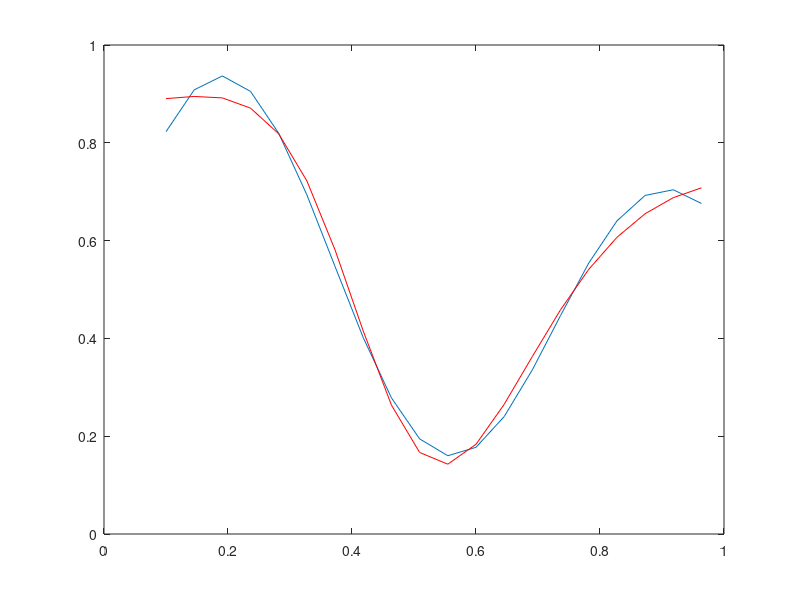

Recreate this plot in MATLAB.
clc

x = 0.1:1/22:1;
d = ((1 + 0.6*sin(2*pi*x/0.7)) + 0.3*sin(2*pi*x))/2;

plot(x, d);

%% Tinklas init

%% Pirmas sluoksnis
w11_1 = rand(1);
w21_1 = rand(1);
w31_1 = rand(1);
w41_1 = rand(1);

b1_1 = rand(1);
b2_1 = rand(1);
b3_1 = rand(1);
b4_1 = rand(1);

%% Antras sluoksnis

w11_2 = rand(1);
w12_2 = rand(1);
w13_2 = rand(1);
w14_2 = rand(1);
b1_2 = rand(1);

eta = 0.1;

% FeedForward

for iteracija = 1:10000
    for i = 1:length(x)
        % 1 Pasverta suma
        v1_1 = x(i)*w11_1 + b1_1;
        v2_1 = x(i)*w21_1 + b2_1;
        v3_1 = x(i)*w31_1 + b3_1;
        v4_1 = x(i)*w41_1 + b4_1;
    
        % 1 Sluoksnio aktyvacijos funkcija
        y1_1 = tanh(v1_1);
        y2_1 = tanh(v2_1);
        y3_1 = tanh(v3_1);
        y4_1 = tanh(v4_1);
    
        % 2 Pasverta suma
        v1_2 = y1_1*w11_2 + y2_1*w12_2 + y3_1*w13_2 + y4_1*w14_2 + b1_2;
    
        % 2 Sluoksnio aktyvacijos funkcija
        
        % Isejimo sluoksnio aktyvacija
        y1_2 = v1_2;
    
        y = y1_2;
    
        % Klaida    
        e = d(i) - y;
    
        % Svorio atnaujinimas
        % Isejimo sluoksnis
        delta1_2 = e;
        
        % Pasleptas sluoksnis
        delta1_1 = (1 - (tanh(v1_1)^2))*delta1_2*w11_2;
        delta2_1 = (1 - (tanh(v2_1)^2))*delta1_2*w12_2;
        delta3_1 = (1 - (tanh(v3_1)^2))*delta1_2*w13_2;
        delta4_1 = (1 - (tanh(v4_1)^2))*delta1_2*w14_2;
        
        % Atnaujinami svoriai
        % Isejimo sluosknis
        w11_2 = w11_2 + eta*delta1_2*y1_1;
        w12_2 = w12_2 + eta*delta1_2*y2_1;
        w13_2 = w13_2 + eta*delta1_2*y3_1;
        w14_2 = w14_2 + eta*delta1_2*y4_1;
        b1_2 = b1_2 + eta*delta1_2;
        
        % Pasleptojo sluoksnio
        w11_1 = w11_1 + eta*delta1_1*x(i);
        w21_1 = w21_1 + eta*delta2_1*x(i);
        w31_1 = w31_1 + eta*delta3_1*x(i);
        w41_1 = w41_1 + eta*delta4_1*x(i);
        b1_1 = b1_1 + eta*delta1_1;
        b2_1 = b2_1 + eta*delta2_1;
        b3_1 = b3_1 + eta*delta3_1;
        b4_1 = b4_1 + eta*delta4_1;
    end
end

hold on 
x_new = 0.1:1/22:1;
Y = zeros(1, length(x_new));
for i=1:length(x_new)
    % 1 Pasverta suma
    v1_1 = x_new(i)*w11_1 + b1_1;
    v2_1 = x_new(i)*w21_1 + b2_1;
    v3_1 = x_new(i)*w31_1 + b3_1;
    v4_1 = x_new(i)*w41_1 + b4_1;

    % 1 Sluoksnio aktyvacijos funkcija
    y1_1 = tanh(v1_1);
    y2_1 = tanh(v2_1);
    y3_1 = tanh(v3_1);
    y4_1 = tanh(v4_1);

    % 2 Pasverta suma
    v1_2 = y1_1*w11_2 + y2_1*w12_2 + y3_1*w13_2 + y4_1*w14_2 + b1_2;

    % 2 Sluoksnio aktyvacijos funkcija

    % Isejimo sluoksnio aktyvacija
    y1_2 = v1_2;
    Y(i) = y1_2;

end

plot(x_new, Y, 'r');
